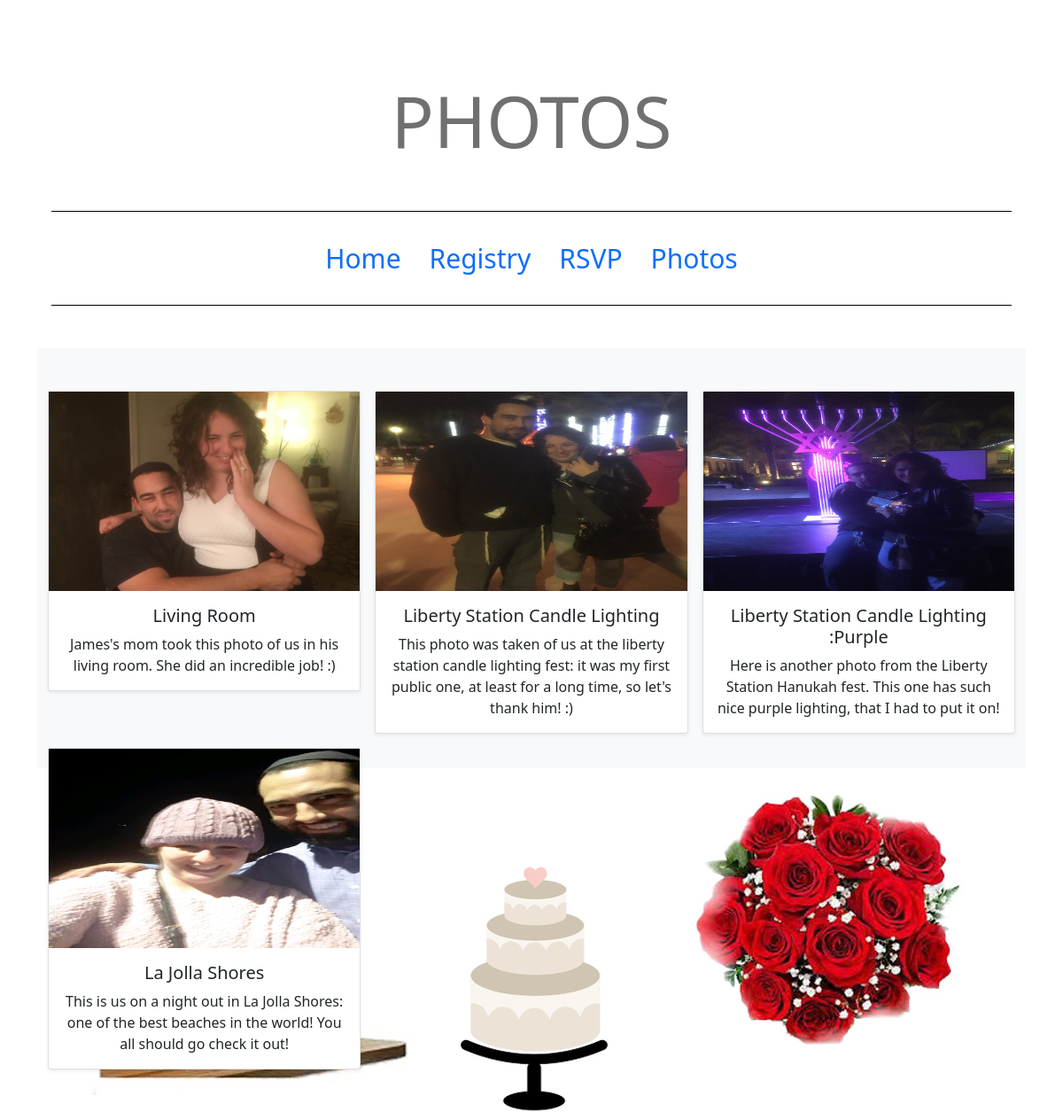
Screenshot of /photos with the database file from the repository.
### mainPage/models.py (models this page shows, shortened)
class Picture(models.Model):
    title = models.CharField(max_length = 100)
    caption = models.TextField(max_length = 500)
    image = models.ImageField(upload_to='mainPage/images')
    url = models.URLField(blank=True)

### mainPage/views.py (the view)
# urls.py: path('photos', views.photos, name='photos'),
def photos(request):
    pictures = Picture.objects.all()
    return render(request, 'mainPage/photos.html', {'pictures':pictures})

### mainPage/templates/mainPage/photos.html (shortened to what this page needs)
 {% extends "base.html" %}
{% load static %}
{% block title %}Photos {% endblock %}
{% block content %}
  <div class="album py-5 bg-light">
    <div class="container">
      <div class="row row-cols-1 row-cols-sm-2 row-cols-md-3 g-3">
	  {%for pic in pictures%}
        <div class="col">
          <div class="card shadow-sm">
            <img src="{{pic.image.url}}" width="100%" height="225">
            <div class="card-body">
			<h5 class="card-title">{{pic.title}}</h5>
              <p class="card-text">{{pic.caption}}</p>
            </div>
          </div>
        </div>
		{% endfor %}
      </div>
    </div>
  </div>
{% endblock %}

### mainPage/static/mainPage/mystyle.css (style rules this page uses)
html, body { height: 100%; }
body { padding-top: 5rem; }
body { display: flex; align-items: center; padding-top: 40px; padding-bottom: 40px; background-color: #f5f5f5; }

### rows the page displays
Picture: image (picture), title "Living Room", caption "James's mom took this photo of us in his living room. She did an incredible job! :)"
Picture: image (picture), title "Liberty Station Candle Lighting", caption "This photo was taken of us at the liberty station candle lighting fest: it was my first public one, at least for a long time, so let's thank him! :)"
Picture: image (picture), title "Liberty Station Candle Lighting :Purple", caption "Here is another photo from the Liberty Station Hanukah fest. This one has such nice purple lighting, that I had to put it on!"
Picture: image (picture), title "La Jolla Shores", caption "This is us on a night out in La Jolla Shores: one of the best beaches in the world! You all should go check it out!"
